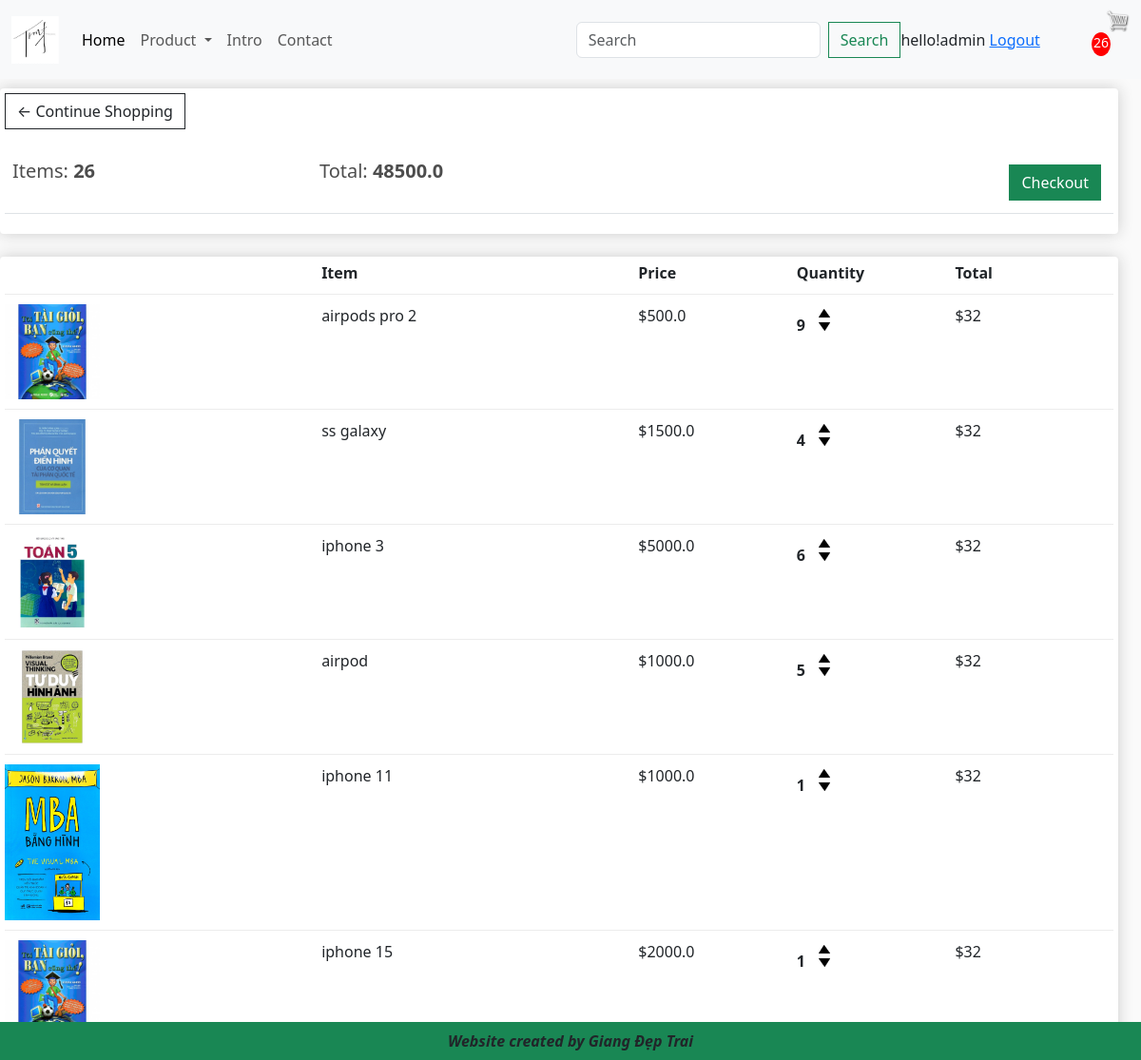
The app's page /cart/ (signed in) with its own data.
### app/models.py (models this page shows, shortened)
class Order(models.Model):
    customer = models.ForeignKey(User,on_delete=models.SET_NULL,blank=True,null=True)
    date_order = models.DateTimeField(auto_now_add=True)
    complete = models.BooleanField(default=False,null=True,blank=False)
    transaction_id = models.CharField(max_length=200,null=True)
    @property
    def get_cart_items(self):
        orderitems = self.orderitem_set.all()
        total = sum([item.quantity for item in orderitems])
        return total
    @property
    def get_cart_total(self):
        orderitems = self.orderitem_set.all()
        total = sum([item.get_total for item in orderitems])
        return total

class OrderItem(models.Model):
    product = models.ForeignKey(Product,on_delete=models.SET_NULL,blank=True,null=True)
    order = models.ForeignKey(Order,on_delete=models.SET_NULL,blank=True,null=True)
    quantity = models.IntegerField(default=0,null=True,blank=True)
    date_added = models.DateTimeField(auto_now_add=True)
    @property
    def get_total(self):
        total = self.product.price * self.quantity
        return total

class Product(models.Model):
    category = models.ManyToManyField(Category,related_name='product')
    name = models.CharField(max_length=200,null=True)
    price = models.FloatField()
    digital = models.BooleanField(default=False,null=True,blank=False)
    image = models.ImageField(null=True,blank=True)
    detail = models.TextField(null=True,blank=True)
    @property
    def ImageURL(self):
        try:
            url = self.image.url
        except:
            url =''
        return url

### app/views.py (the view)
# urls.py: path('cart/', views.cart, name="cart"),
def cart(request):
    if request.user.is_authenticated:
        customer = request.user
        order, created = Order.objects.get_or_create(customer =customer,complete =False)
        items = order.orderitem_set.all()
        cartItems = order.get_cart_items
        user_not_login = "hidden"
        user_login = "show"
    else:
        items =[]
        order ={'get_cart_items':0,'get_cart_total':0}
        cartItems = order['get_cart_items':0,'get_cart_total':0]
        user_not_login = "show"
        user_login = "hidden"
    categories = Category.objects.filter(is_sub =False)
    context={'categories':categories,'created':created,'items':items,'order':order,'cartItems' :cartItems, 'user_not_login':user_not_login, 'user_login':user_login}
    return render(request,'app/cart.html',context)

### app/templates/app/cart.html
{% extends 'app/base.html' %}
{% load static %}
{% block cart_content %}
<div class="row" style='width:100%'>
	<div class="col-lg-12">
		<div class="box-element">
			<a  class="btn btn-outline-dark" href="{% url 'home' %}">&#x2190; Continue Shopping</a>
			<br>
			<br>
			<table class="table">
				<tr>
					<th><h5>Items: <strong>{{order.get_cart_items}}</strong></h5></th>
					<th><h5>Total:<strong> {{order.get_cart_total}}</strong></h5></th>
					<th>
						<a  style="float:right; margin:5px;" class="btn btn-success" href="{% url 'checkout' %}">Checkout</a>
					</th>
				</tr>
			</table>
		</div>
		<br>
		<div class="box-element">
			<div class="cart-row">
				<div style="flex:2"></div>
				<div style="flex:2"><strong>Item</strong></div>
				<div style="flex:1"><strong>Price</strong></div>
				<div style="flex:1"><strong>Quantity</strong></div>
				<div style="flex:1"><strong>Total</strong></div>
			</div>
			{%for item in items %}
			<div class="cart-row">
				<div style="flex:2"><img class="row-image" src="{{item.product.ImageURL}}"></div>
				<div style="flex:2"><p>{{item.product.name}}</p></div>
				<div style="flex:1"><p>${{item.product.price}}</p></div>
				<div style="flex:1">
					<p class="quantity">{{item.quantity}}</p>
					<div class="quantity">
						<img data-product ={{item.product.id}} data-action = 'add' class="chg-quantity update-cart" src="{% static  'app/images/arrow-up.png' %}">
						<img data-product ={{item.product.id}} data-action = 'remove' class="chg-quantity update-cart" src="{% static  'app/images/arrow-down.png' %}">
					</div>
				</div>
				<div style="flex:1"><p>$32</p></div>
			</div>
			{% endfor %}
		</div>
	</div>
</div>
{% endblock cart_content %}

### app/templates/app/base.html (shortened to what this page needs)
{% load static %}
<!DOCTYPE html>
<html>
    <head>
        <link href="https://cdn.jsdelivr.net/npm/bootstrap@5.3.2/dist/css/bootstrap.min.css" rel="stylesheet">
        <link rel="stylesheet type="text/css" href="{% static 'app/css/main.css' %}""/>
        <link rel="stylesheet" href="">
    </head>
    <body>
        <nav class="navbar navbar-expand-lg bg-body-tertiary">
            <div class="container-fluid">
              <a class="navbar-brand" href="{% url 'home'%}">
                <img src="{% static 'app/images/TLM.png'%}" width="50" height="50">
              </a>
              <div class="collapse navbar-collapse" id="navbarSupportedContent">
                <ul class="navbar-nav me-auto mb-2 mb-lg-0">
                  <li class="nav-item">
                    <a class="nav-link active" aria-current="page" href="{% url 'home'%}">Home</a>
                  </li>
                  <li class="nav-item dropdown">
                    <a class="nav-link dropdown-toggle" href="#" role="button" data-bs-toggle="dropdown" aria-expanded="false">
                      Product
                    </a>
                  </li>
                  <li class="nav-item">
                    <a class="nav-link" href="#">Intro</a>
                  </li>
                  <li class="nav-item">
                    <a class="nav-link" href="#">Contact</a>
                  </li>
                </ul>
                <form class="d-flex" role="search" method = POST action = "{% url 'search' %}">
                  <input class="form-control me-2" type="search" placeholder="Search" aria-label="Search" name = "searched">
                  <button class="btn btn-outline-success" type="submit">Search</button>
                </form>
              </div>
                <div class='form-inline my-2 my-lg-0' style="visibility: {{user_login}}">
                  <span> hello!{{request.user}}</span>
                  <span><a href="{% url 'logout' %}">Logout</a></span>
                </div>
              <div class='form-inline my-2 my-lg-0'>
                <a href="{% url 'cart' %}"><img id="cart-icon" src="{% static 'imagess/cart.png' %}"></a>
                <p id="cart-total">{{cartItems}}</p>
              </div>
            </div>
          </nav>
          {% block cart_content %}{% endblock cart_content %}
          <footer class="container--fluid bg-success text-center fixed-bottom p-2 mt-5">
            <b><i>Website created by Giang Đẹp Trai</i></b>
            </footer>
    </body>
</html>

### app/static/app/css/main.css (style rules this page uses)
body { background-color: hsl(0, 0%, 98%); }
h1,h2,h3,h4,h5,h6 { color:hsl(0, 0%, 30%); }
.box-element { box-shadow:hsl(0, 0%, 80%) 0 0 16px; background-color: #fff; border-radius: 4px; padding: 5px; }
#cart-icon { width:25px; display: inline-block; margin-left: 15px; }
#cart-total { display: block; text-align: center; color:#fff; background-color: red; width: 20px; height: 25px; border-radius: 50%; font-size: 14px; }
.col-lg-3, .col-lg-4, .col-lg-6, .col-lg-8, .col-lg-12 { margin-top: 10px; }
.btn { border-radius: 0; }
.row-image { width: 100px; }
.cart-row { display: flex; align-items: flex-stretch; padding-bottom: 10px; margin-bottom: 10px; border-bottom: 1px solid #ececec; }
.quantity { display: inline-block; font-weight: 700; padding-right:10px; }
.chg-quantity { width: 12px; cursor: pointer; display: block; margin-top: 5px; transition:.1s; }

### records on screen
Order: get_cart_items "26", get_cart_total "48500.0"
OrderItem: product.ImageURL (picture), product.name "airpods pro 2", product.price "500.0", quantity "9"
OrderItem: product.ImageURL (picture), product.name "ss galaxy", product.price "1500.0", quantity "4"
OrderItem: product.ImageURL (picture), product.name "iphone 3", product.price "5000.0", quantity "6"
OrderItem: product.ImageURL (picture), product.name "airpod", product.price "1000.0", quantity "5"
OrderItem: product.ImageURL (picture), product.name "iphone 11", product.price "1000.0", quantity "1"
OrderItem: product.ImageURL (picture), product.name "iphone 15", product.price "2000.0", quantity "1"

### other values on screen
{{ request.user }} "admin"
{{ cartItems }} "26"
